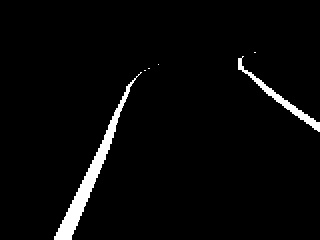
#> input picture src/train/data/FORWARD/1213.jpg, 320 x 240 px, given as the content of the folder data/RIGHT, which was not available
$ python FlipData.py
#> lines starting #> are read from the running program, lines starting #| are printed output that depends on the picture
import cv2
import numpy
import os


basePath = "data"
right = basePath+"/RIGHT"
left = basePath+"/LEFT"
for (dirpath, dirnames, filenames) in os.walk(right):
    if len(filenames) != 0:
        for filename in filenames:
            print(dirpath+"\\"+filename)
            im = cv2.imread(dirpath+"/"+filename)
#> im is the input picture: shape (240, 320, 3); min 0, max 255, mean 8.2
            horizontal_img = cv2.flip(im, 1)
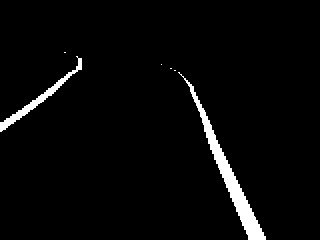
#> horizontal_img: shape (240, 320, 3); min 0, max 255, mean 8.2
            cv2.imwrite(left+'/'+filename, horizontal_img)

$ run again, on src/train/data/RIGHT/1016.jpg
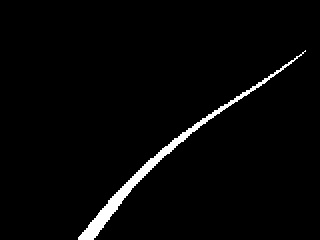
#> input picture src/train/data/RIGHT/1016.jpg, 320 x 240 px
#> im is the input picture: shape (240, 320, 3); min 0, max 255, mean 6.5
#> `horizontal_img = cv2.flip(im, 1)`:
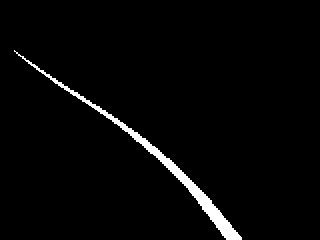
#> horizontal_img: shape (240, 320, 3); min 0, max 255, mean 6.5
